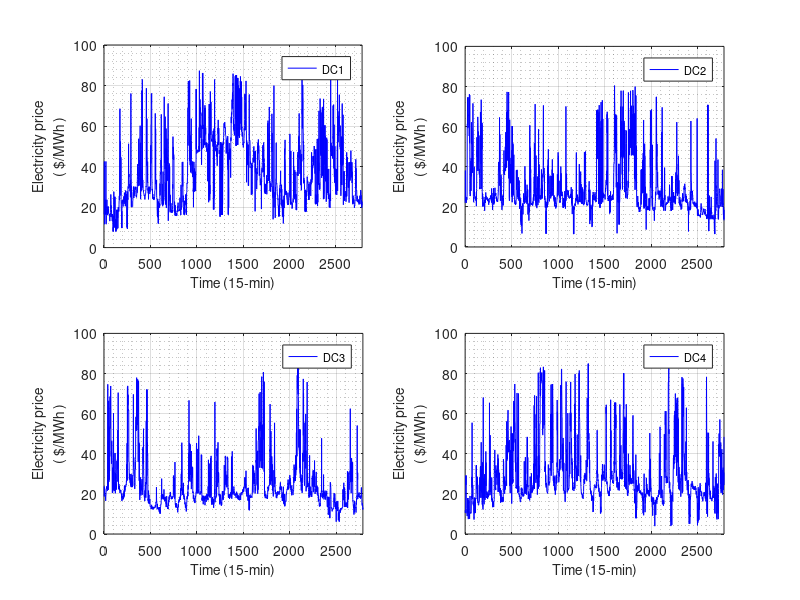

Recreate this plot in MATLAB.
clear,clc
load ./data/data_c c
c=c'*1000;
figure(2)
for d=1:4
    subplot(2,2,d)
    plot(c(:,d),'color','b')
    axis([0 inf 0 100])
    grid on
    grid minor
    xlabel('Time (15-min)','FontSize',10)
    ylabel({'Electricity price';'( $/MWh )'},'FontSize',10)
    set(gca,'xtick',[0:500:3000])
    set(gca,'ytick',[0:20:100])
    set(gcf,'position',[100 300 600 400]) 
    legend({['DC',num2str(d)]},'FontSize',8)

end
